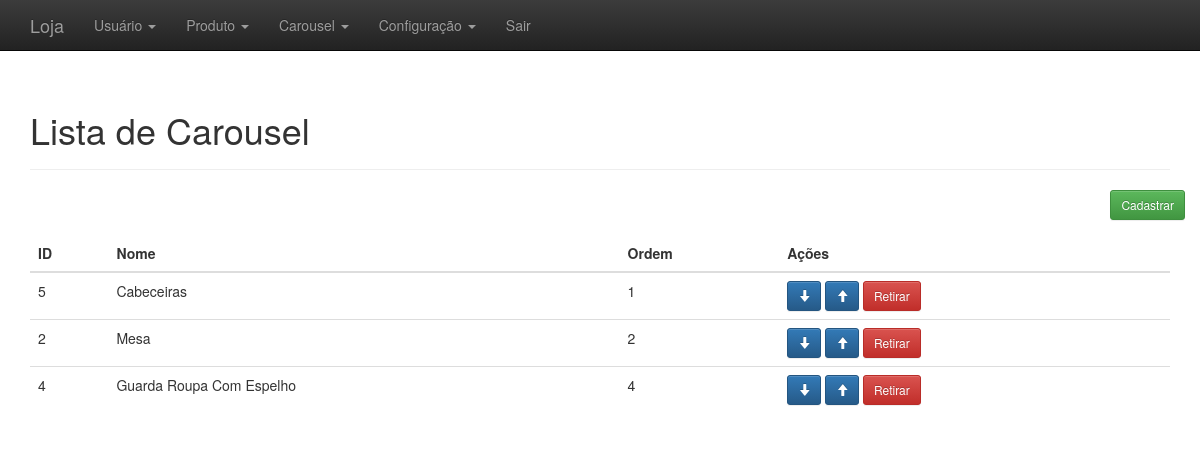
The page /adm/administrativo.php?link=25 (signed in) on the database its author committed.
### tables this page shows
CREATE TABLE IF NOT EXISTS `carousels` (
  `id` int(11) NOT NULL AUTO_INCREMENT,
  `nome` varchar(520) NOT NULL,
  `url` varchar(520) NOT NULL,
  `imagem` varchar(520) NOT NULL,
  `ordem` int(11) NOT NULL,
  `created` datetime NOT NULL,
  `modified` datetime DEFAULT NULL,
  PRIMARY KEY (`id`)
);

### adm/listar_carousel.php (the view)
<?php
	$resultado=mysqli_query($conectar, "SELECT * FROM carousels ORDER BY ordem asc");
	$linhas=mysqli_num_rows($resultado);
	$contr_sob = $linhas;
?>
<div class="container theme-showcase" role="main">
  <div class="page-header">
	<h1>Lista de Carousel</h1>
  </div>
  <div class="row espaco">
		<div class="pull-right">
			<a href="administrativo.php?link=24"><button type='button' class='btn btn-sm btn-success'>Cadastrar</button></a>
		</div>
	</div>
  <div class="row">
	<div class="col-md-12">
	  <table class="table">
		<thead>
		  <tr>
			<th>ID</th>
			<th>Nome</th>
			<th>Ordem</th>
			 <th>Ações</th>
		  </tr>
		</thead>
		<tbody>
			<?php
				$contr_ord = 1;
				while($linhas = mysqli_fetch_array($resultado)){
					$carousel_id = $linhas['id'];
					echo "<tr>";
						echo "<td>".$linhas['id']."</td>";
						echo "<td>".$linhas['nome']."</td>";
						echo "<td>".$linhas['ordem']."</td>";
						?>
						<td>
						<?php if($contr_sob != $contr_ord){ ?>
							<a href='processa/proc_edit_ordem_carousel.php?situacao=1&id=<?php echo $carousel_id; ?>'><button type='button' class='btn btn-sm btn-primary'><span class="glyphicon glyphicon-arrow-down" aria-hidden="true"></span></button></a>
						<?php }else{ ?>
							<a href='#'><button type='button' class='btn btn-sm btn-primary'><span class="glyphicon glyphicon-arrow-down" aria-hidden="true"></span></button></a>
						<?php } ?>
						<?php if($contr_ord != 1){ ?>
							<a href='processa/proc_edit_ordem_carousel.php?situacao=2&id=<?php echo $carousel_id; ?>'><button type='button' class='btn btn-sm btn-primary'><span class="glyphicon glyphicon-arrow-up" aria-hidden="true"></span></button></a>
						<?php }else{ ?>
							<a href='#'><button type='button' class='btn btn-sm btn-primary'><span class="glyphicon glyphicon-arrow-up" aria-hidden="true"></span></button></a>
						<?php } ?>
						<a href='processa/proc_edit_ordem_carousel.php?situacao=3&id=<?php echo $carousel_id; ?>'><button type='button' class='btn btn-sm btn-danger'>Retirar</button></a>
						<?php
					echo "</tr>";
					$contr_ord = $contr_ord + 1;
				}
			?>
		</tbody>
	  </table>
	</div>
	</div>
</div>

### adm/css/theme.css (style rules this page uses)
body { padding-top: 70px; padding-bottom: 30px; }
.espaco { margin-bottom:15px; }

### rows shown on the page
carousels: id "5", nome "Cabeceiras", ordem "1"
carousels: id "2", nome "Mesa", ordem "2"
carousels: id "4", nome "Guarda Roupa Com Espelho", ordem "4"
